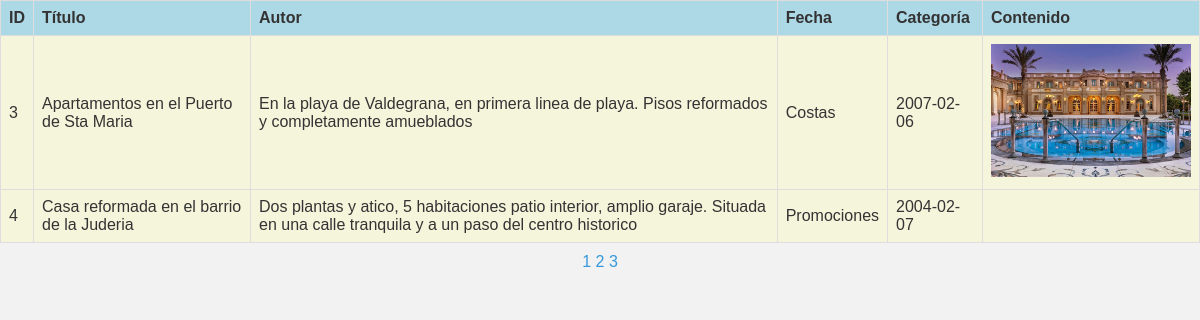
The app's page /consulta_noticias2.php?pagina=2 with its own data.
### tables this page shows
create table noticias(
    ID int(5) auto_increment not null primary key,
    Titulo varchar(100) not null default '',
    Texto text not null,
    Categoria varchar(50) default 'Promociones',
    Fecha date not null default '2003-11-07',
    Imagen varchar(100) default null,
    constraint fk_cat foreign key (Categoria) references categorias(nombre)
);

### consulta_noticias2.php (the view, shortened to what this page needs)
<?php
include("conectar.php");
$noticiasPorPagina = 2;
$paginaActual = isset($_GET['pagina']) ? $_GET['pagina'] : 1;
$limite = ($paginaActual - 1) * $noticiasPorPagina;
$consulta = "SELECT * FROM noticias LIMIT $limite, $noticiasPorPagina";
if ($resultado = mysqli_query($conexion, $consulta)) {
    echo "<table border='1'>";
    echo "<tr><th>ID</th><th>Título</th><th>Autor</th><th>Fecha</th><th>Categoría</th><th>Contenido</th></tr>";
    while ($fila = mysqli_fetch_row($resultado)) {
        echo "<tr>";
        echo "<td>$fila[0]</td>";
        echo "<td>$fila[1]</td>";
        echo "<td>$fila[2]</td>";
        echo "<td>$fila[3]</td>";
        echo "<td>$fila[4]</td>";
        echo "<td><img src='$fila[5]'></td>";
        echo "</tr>";
    }
    echo "</table>";
    $totalNoticias = mysqli_num_rows(mysqli_query($conexion, "SELECT * FROM noticias"));
    $totalPaginas = ceil($totalNoticias / $noticiasPorPagina);
    echo "<div>";
    for ($i = 1; $i <= $totalPaginas; $i++) {
        echo "<a href='consulta_noticias2.php?pagina=$i'>$i</a> ";
    }
    echo "</div>";
}
?>

### records on screen
noticias: ID "3", Titulo "Apartamentos en el Puerto de Sta Maria", Texto "En la playa de Valdegrana, en primera linea de playa. Pisos reformados y completamente amueblados", Categoria "Costas", Fecha "2007-02-06", Imagen (picture)
noticias: ID "4", Titulo "Casa reformada en el barrio de la Juderia", Texto "Dos plantas y atico, 5 habitaciones patio interior, amplio garaje. Situada en una calle tranquila y a un paso del centro historico", Categoria "Promociones", Fecha "2004-02-07"
